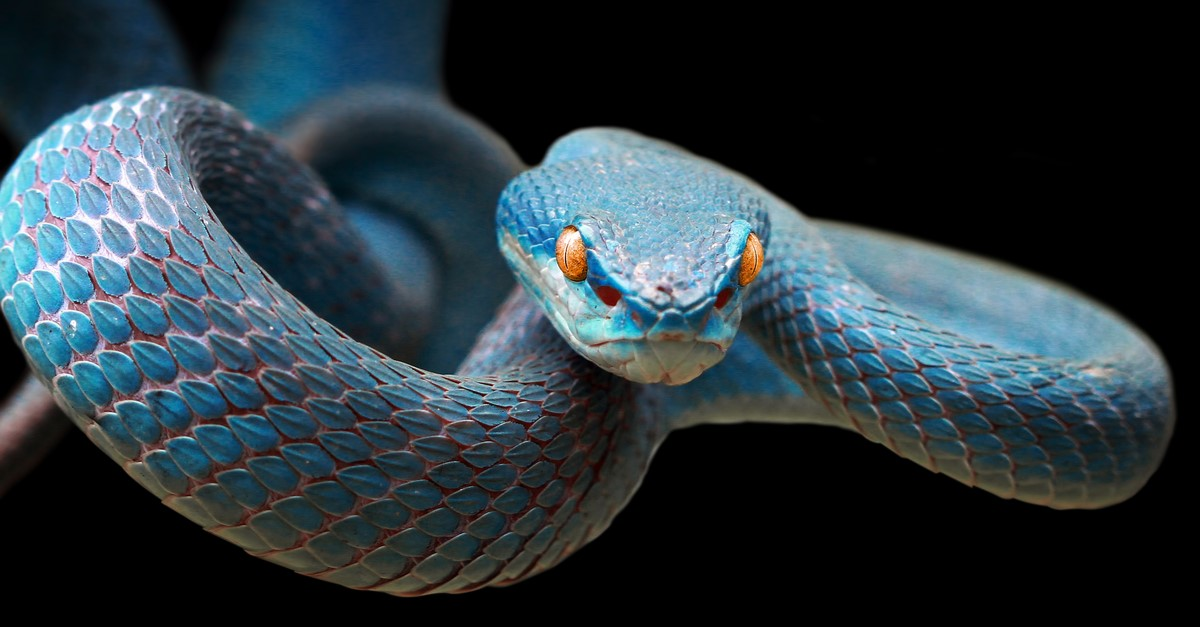
#> input picture snake.jpg, 1200 x 627 px
$ jupyter execute UTS-ComputerVision-SobelEdge.ipynb   (older library calls are emulated)
#> lines starting #> are read from the running program, lines starting #| are printed output that depends on the picture
[cell 1]
import cv2
from matplotlib import pyplot as plt

image = cv2.imread('snake.jpg')
#> image is the input picture: shape (627, 1200, 3); mean B, G, R 61.3, 54.7, 41.6

[cell 2]
# Convert to graycsale
img_gray = cv2.cvtColor(image, cv2.COLOR_BGR2GRAY)
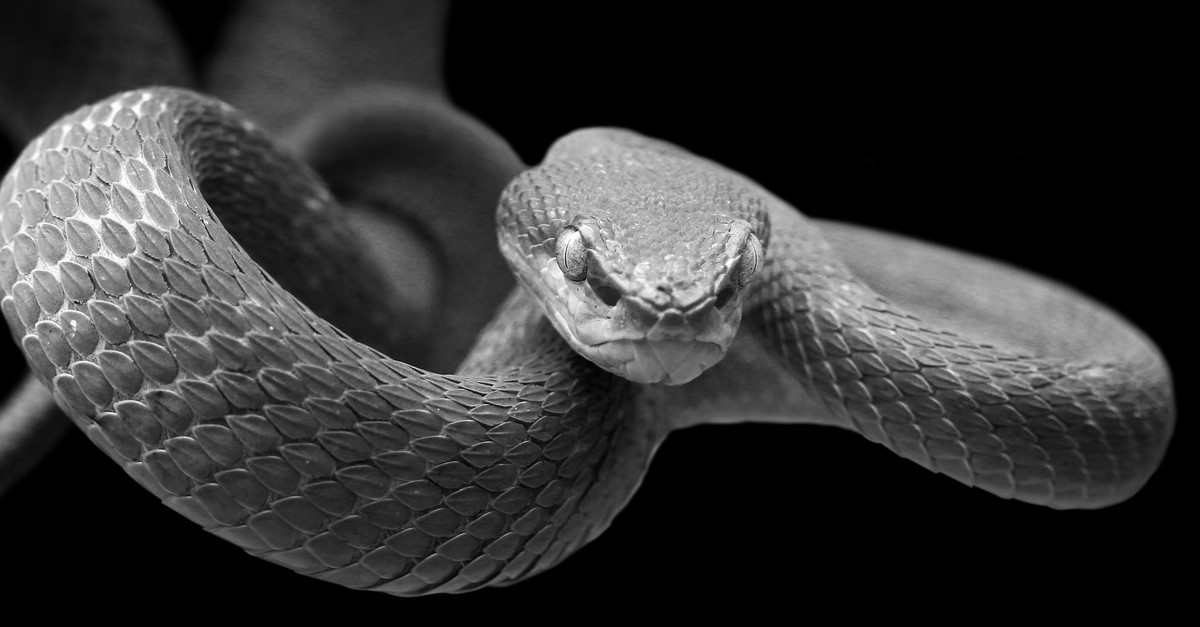
#> img_gray: shape (627, 1200); min 0, max 255, mean 51.5
# Blur the image for better edge detection
img_blur = cv2.GaussianBlur(img_gray, (3,3), 0)

# Sobel Edge Detection
sobelx = cv2.Sobel(src=img_blur, ddepth=cv2.CV_64F, dx=1, dy=0, ksize=5) # Sobel Edge Detection on the X axis
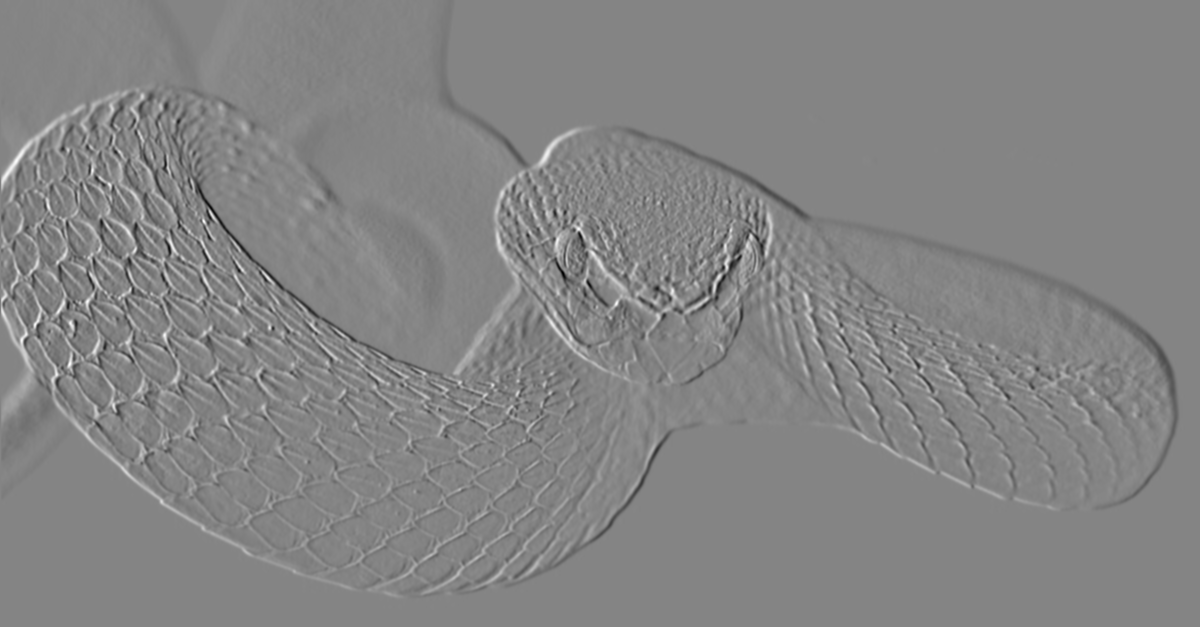
#> sobelx: shape (627, 1200) float64; min -4928, max 4537, mean -5.4; drawn with min black and max white
sobely = cv2.Sobel(src=img_blur, ddepth=cv2.CV_64F, dx=0, dy=1, ksize=5) # Sobel Edge Detection on the Y axis
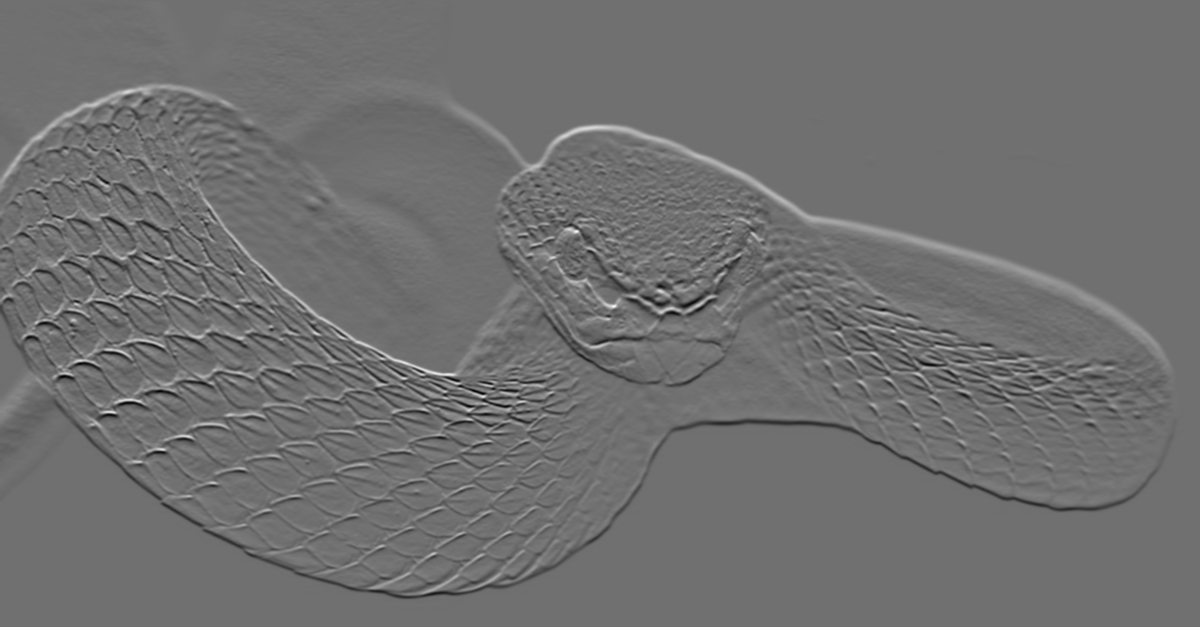
#> sobely: shape (627, 1200) float64; min -5160, max 6580, mean -2.2; drawn with min black and max white
sobelxy = cv2.Sobel(src=img_blur, ddepth=cv2.CV_64F, dx=1, dy=1, ksize=5) # Combined X and Y Sobel Edge Detection
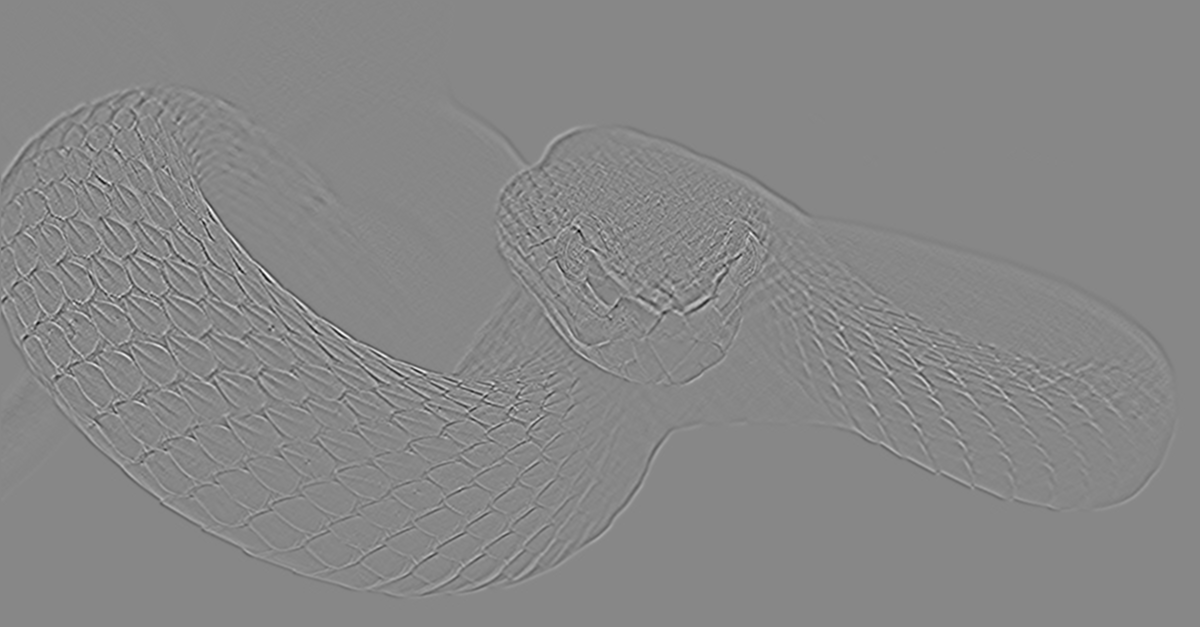
#> sobelxy: shape (627, 1200) float64; min -1419, max 1252, mean 0; drawn with min black and max white

plt.imshow(sobelx)
plt.imshow(sobely)
plt.imshow(sobelxy)

$ run again, with images.jpg copied over snake.jpg
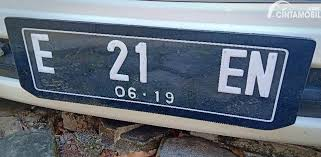
#> input picture images.jpg, 321 x 157 px
#> image is the input picture: shape (157, 321, 3); mean B, G, R 124, 111.5, 101.8
#> `img_blur = cv2.GaussianBlur(img_gray, (3,3), 0)`:
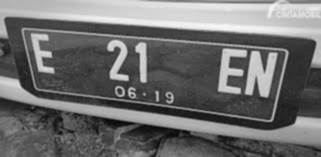
#> img_blur: shape (157, 321); min 8, max 247, mean 110.1
#> `sobelxy = cv2.Sobel(src=img_blur, ddepth=cv2.CV_64F, dx=1, dy=1, ksize..`:
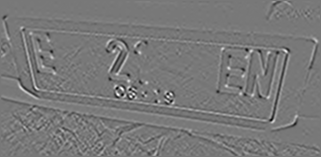
#> sobelxy: shape (157, 321) float64; min -1359, max 1508, mean 0; drawn with min black and max white
